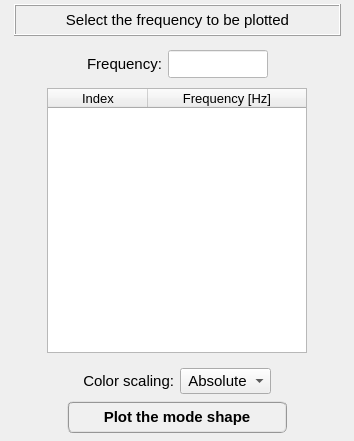
<?xml version="1.0" encoding="UTF-8"?>
<ui version="4.0">
 <class>Form</class>
 <widget class="QWidget" name="Form">
  <property name="geometry">
   <rect>
    <x>0</x>
    <y>0</y>
    <width>354</width>
    <height>441</height>
   </rect>
  </property>
  <property name="windowTitle">
   <string>Plot displacement field</string>
  </property>
  <layout class="QGridLayout" name="gridLayout_2">
   <property name="leftMargin">
    <number>4</number>
   </property>
   <property name="topMargin">
    <number>4</number>
   </property>
   <property name="rightMargin">
    <number>4</number>
   </property>
   <property name="bottomMargin">
    <number>4</number>
   </property>
   <property name="spacing">
    <number>4</number>
   </property>
   <item row="1" column="0">
    <widget class="QFrame" name="frame_2">
     <property name="sizeIncrement">
      <size>
       <width>400</width>
       <height>0</height>
      </size>
     </property>
     <property name="baseSize">
      <size>
       <width>400</width>
       <height>0</height>
      </size>
     </property>
     <property name="frameShape">
      <enum>QFrame::NoFrame</enum>
     </property>
     <property name="frameShadow">
      <enum>QFrame::Plain</enum>
     </property>
     <layout class="QGridLayout" name="gridLayout_5">
      <property name="leftMargin">
       <number>4</number>
      </property>
      <property name="topMargin">
       <number>4</number>
      </property>
      <property name="rightMargin">
       <number>4</number>
      </property>
      <property name="bottomMargin">
       <number>4</number>
      </property>
      <property name="spacing">
       <number>4</number>
      </property>
      <item row="1" column="0">
       <widget class="QFrame" name="frame_4">
        <property name="frameShape">
         <enum>QFrame::NoFrame</enum>
        </property>
        <property name="frameShadow">
         <enum>QFrame::Raised</enum>
        </property>
        <layout class="QGridLayout" name="gridLayout_3">
         <property name="leftMargin">
          <number>0</number>
         </property>
         <property name="topMargin">
          <number>0</number>
         </property>
         <property name="rightMargin">
          <number>0</number>
         </property>
         <property name="bottomMargin">
          <number>0</number>
         </property>
         <property name="spacing">
          <number>0</number>
         </property>
         <item row="0" column="0">
          <widget class="QTreeWidget" name="treeWidget_frequencies">
           <property name="minimumSize">
            <size>
             <width>260</width>
             <height>0</height>
            </size>
           </property>
           <property name="maximumSize">
            <size>
             <width>260</width>
             <height>415</height>
            </size>
           </property>
           <property name="font">
            <font>
             <family>MS Shell Dlg 2</family>
             <pointsize>10</pointsize>
             <weight>50</weight>
             <italic>false</italic>
             <bold>false</bold>
            </font>
           </property>
           <property name="alternatingRowColors">
            <bool>true</bool>
           </property>
           <property name="indentation">
            <number>0</number>
           </property>
           <column>
            <property name="text">
             <string>Index</string>
            </property>
            <property name="font">
             <font>
              <family>MS Shell Dlg 2</family>
              <pointsize>10</pointsize>
             </font>
            </property>
            <property name="textAlignment">
             <set>AlignCenter</set>
            </property>
           </column>
           <column>
            <property name="text">
             <string notr="true">Frequency [Hz]</string>
            </property>
            <property name="font">
             <font>
              <family>MS Shell Dlg 2</family>
              <pointsize>10</pointsize>
              <weight>50</weight>
              <italic>false</italic>
              <bold>false</bold>
             </font>
            </property>
            <property name="textAlignment">
             <set>AlignCenter</set>
            </property>
           </column>
          </widget>
         </item>
        </layout>
       </widget>
      </item>
      <item row="0" column="0">
       <widget class="QFrame" name="frame_5">
        <property name="minimumSize">
         <size>
          <width>0</width>
          <height>40</height>
         </size>
        </property>
        <property name="maximumSize">
         <size>
          <width>16777215</width>
          <height>40</height>
         </size>
        </property>
        <property name="frameShape">
         <enum>QFrame::NoFrame</enum>
        </property>
        <property name="frameShadow">
         <enum>QFrame::Raised</enum>
        </property>
        <layout class="QGridLayout" name="gridLayout_4">
         <property name="leftMargin">
          <number>0</number>
         </property>
         <property name="topMargin">
          <number>0</number>
         </property>
         <property name="rightMargin">
          <number>0</number>
         </property>
         <property name="bottomMargin">
          <number>0</number>
         </property>
         <property name="horizontalSpacing">
          <number>6</number>
         </property>
         <property name="verticalSpacing">
          <number>0</number>
         </property>
         <item row="0" column="1">
          <widget class="QLabel" name="label_4">
           <property name="minimumSize">
            <size>
             <width>0</width>
             <height>28</height>
            </size>
           </property>
           <property name="maximumSize">
            <size>
             <width>16777215</width>
             <height>28</height>
            </size>
           </property>
           <property name="font">
            <font>
             <family>MS Shell Dlg 2</family>
             <pointsize>11</pointsize>
             <weight>50</weight>
             <bold>false</bold>
            </font>
           </property>
           <property name="text">
            <string>Frequency:</string>
           </property>
           <property name="alignment">
            <set>Qt::AlignCenter</set>
           </property>
          </widget>
         </item>
         <item row="0" column="2">
          <widget class="QLineEdit" name="lineEdit_selected_frequency">
           <property name="enabled">
            <bool>false</bool>
           </property>
           <property name="minimumSize">
            <size>
             <width>100</width>
             <height>28</height>
            </size>
           </property>
           <property name="maximumSize">
            <size>
             <width>100</width>
             <height>28</height>
            </size>
           </property>
           <property name="font">
            <font>
             <family>MS Shell Dlg 2</family>
             <pointsize>11</pointsize>
             <weight>50</weight>
             <italic>false</italic>
             <bold>false</bold>
            </font>
           </property>
           <property name="styleSheet">
            <string notr="true">background-color: rgb(255, 255, 255);
color: rgb(0, 0, 255)
</string>
           </property>
           <property name="text">
            <string/>
           </property>
           <property name="alignment">
            <set>Qt::AlignCenter</set>
           </property>
          </widget>
         </item>
         <item row="0" column="3">
          <widget class="QFrame" name="frame_6">
           <property name="frameShape">
            <enum>QFrame::NoFrame</enum>
           </property>
           <property name="frameShadow">
            <enum>QFrame::Raised</enum>
           </property>
          </widget>
         </item>
         <item row="0" column="0">
          <widget class="QFrame" name="frame_7">
           <property name="frameShape">
            <enum>QFrame::NoFrame</enum>
           </property>
           <property name="frameShadow">
            <enum>QFrame::Raised</enum>
           </property>
          </widget>
         </item>
        </layout>
       </widget>
      </item>
     </layout>
    </widget>
   </item>
   <item row="0" column="0">
    <widget class="QFrame" name="frame">
     <property name="minimumSize">
      <size>
       <width>0</width>
       <height>32</height>
      </size>
     </property>
     <property name="maximumSize">
      <size>
       <width>16777215</width>
       <height>32</height>
      </size>
     </property>
     <property name="frameShape">
      <enum>QFrame::NoFrame</enum>
     </property>
     <property name="frameShadow">
      <enum>QFrame::Plain</enum>
     </property>
     <property name="lineWidth">
      <number>1</number>
     </property>
     <layout class="QGridLayout" name="gridLayout">
      <property name="leftMargin">
       <number>10</number>
      </property>
      <property name="topMargin">
       <number>0</number>
      </property>
      <property name="bottomMargin">
       <number>0</number>
      </property>
      <property name="spacing">
       <number>0</number>
      </property>
      <item row="0" column="0">
       <widget class="QLabel" name="label">
        <property name="minimumSize">
         <size>
          <width>0</width>
          <height>32</height>
         </size>
        </property>
        <property name="maximumSize">
         <size>
          <width>16777215</width>
          <height>32</height>
         </size>
        </property>
        <property name="font">
         <font>
          <family>MS Shell Dlg 2</family>
          <pointsize>11</pointsize>
          <weight>50</weight>
          <italic>false</italic>
          <bold>false</bold>
         </font>
        </property>
        <property name="frameShape">
         <enum>QFrame::Box</enum>
        </property>
        <property name="frameShadow">
         <enum>QFrame::Raised</enum>
        </property>
        <property name="text">
         <string>Select the frequency to be plotted</string>
        </property>
        <property name="textFormat">
         <enum>Qt::AutoText</enum>
        </property>
        <property name="alignment">
         <set>Qt::AlignCenter</set>
        </property>
       </widget>
      </item>
     </layout>
    </widget>
   </item>
   <item row="2" column="0">
    <widget class="QFrame" name="frame_scaling">
     <property name="minimumSize">
      <size>
       <width>0</width>
       <height>40</height>
      </size>
     </property>
     <property name="maximumSize">
      <size>
       <width>16777215</width>
       <height>100</height>
      </size>
     </property>
     <property name="frameShape">
      <enum>QFrame::NoFrame</enum>
     </property>
     <property name="frameShadow">
      <enum>QFrame::Plain</enum>
     </property>
     <layout class="QGridLayout" name="gridLayout_8">
      <property name="leftMargin">
       <number>4</number>
      </property>
      <property name="topMargin">
       <number>4</number>
      </property>
      <property name="rightMargin">
       <number>4</number>
      </property>
      <property name="bottomMargin">
       <number>4</number>
      </property>
      <property name="spacing">
       <number>4</number>
      </property>
      <item row="0" column="0">
       <widget class="QFrame" name="frame_scalling">
        <property name="minimumSize">
         <size>
          <width>0</width>
          <height>32</height>
         </size>
        </property>
        <property name="frameShape">
         <enum>QFrame::NoFrame</enum>
        </property>
        <property name="frameShadow">
         <enum>QFrame::Raised</enum>
        </property>
        <layout class="QGridLayout" name="gridLayout_6">
         <property name="leftMargin">
          <number>0</number>
         </property>
         <property name="topMargin">
          <number>0</number>
         </property>
         <property name="rightMargin">
          <number>0</number>
         </property>
         <property name="bottomMargin">
          <number>0</number>
         </property>
         <property name="horizontalSpacing">
          <number>6</number>
         </property>
         <property name="verticalSpacing">
          <number>0</number>
         </property>
         <item row="0" column="1">
          <widget class="QLabel" name="label_2">
           <property name="font">
            <font>
             <pointsize>11</pointsize>
            </font>
           </property>
           <property name="text">
            <string>Color scaling:</string>
           </property>
           <property name="alignment">
            <set>Qt::AlignRight|Qt::AlignTrailing|Qt::AlignVCenter</set>
           </property>
          </widget>
         </item>
         <item row="0" column="0">
          <widget class="QFrame" name="frame_9">
           <property name="frameShape">
            <enum>QFrame::NoFrame</enum>
           </property>
           <property name="frameShadow">
            <enum>QFrame::Raised</enum>
           </property>
          </widget>
         </item>
         <item row="0" column="3">
          <widget class="QFrame" name="frame_10">
           <property name="frameShape">
            <enum>QFrame::NoFrame</enum>
           </property>
           <property name="frameShadow">
            <enum>QFrame::Raised</enum>
           </property>
          </widget>
         </item>
         <item row="0" column="2">
          <widget class="QComboBox" name="comboBox_color_scaling">
           <property name="font">
            <font>
             <pointsize>11</pointsize>
            </font>
           </property>
           <item>
            <property name="text">
             <string> Absolute</string>
            </property>
           </item>
           <item>
            <property name="text">
             <string> Ux</string>
            </property>
           </item>
           <item>
            <property name="text">
             <string> Uy</string>
            </property>
           </item>
           <item>
            <property name="text">
             <string> Uz</string>
            </property>
           </item>
          </widget>
         </item>
        </layout>
       </widget>
      </item>
      <item row="1" column="0">
       <widget class="QFrame" name="frame_plot_button">
        <property name="minimumSize">
         <size>
          <width>0</width>
          <height>32</height>
         </size>
        </property>
        <property name="frameShape">
         <enum>QFrame::NoFrame</enum>
        </property>
        <property name="frameShadow">
         <enum>QFrame::Raised</enum>
        </property>
        <layout class="QGridLayout" name="gridLayout_7">
         <property name="leftMargin">
          <number>0</number>
         </property>
         <property name="topMargin">
          <number>0</number>
         </property>
         <property name="rightMargin">
          <number>0</number>
         </property>
         <property name="bottomMargin">
          <number>0</number>
         </property>
         <property name="spacing">
          <number>0</number>
         </property>
         <item row="0" column="0">
          <widget class="QPushButton" name="pushButton_plot">
           <property name="minimumSize">
            <size>
             <width>220</width>
             <height>32</height>
            </size>
           </property>
           <property name="maximumSize">
            <size>
             <width>220</width>
             <height>32</height>
            </size>
           </property>
           <property name="font">
            <font>
             <family>MS Shell Dlg 2</family>
             <pointsize>11</pointsize>
             <weight>75</weight>
             <italic>false</italic>
             <bold>true</bold>
            </font>
           </property>
           <property name="styleSheet">
            <string notr="true">QPushButton{border-radius: 6px; border-color: rgb(150, 150, 150); border-style: ridge; border-width: 2px; color: rgb(0, 0, 0); background-color: rgb(240, 240, 240); font: 75 bold 11pt &quot;MS Shell Dlg 2&quot;}
QPushButton:hover{border-radius: 6px; border-color: rgb(0, 170, 255); border-style: ridge; border-width: 2px; color: rgb(0, 0, 0); background-color: rgba(174, 213, 255, 100); font: 75 bold 11pt &quot;MS Shell Dlg 2&quot;}
QPushButton:pressed{border-radius: 6px; border-color: rgb(0, 170, 255); border-style: ridge; border-width: 3px; color: rgb(0, 0, 0); background-color: rgb(174, 213, 255); font: 75 bold 11pt &quot;MS Shell Dlg 2&quot;}</string>
           </property>
           <property name="text">
            <string>Plot the mode shape</string>
           </property>
          </widget>
         </item>
        </layout>
       </widget>
      </item>
     </layout>
    </widget>
   </item>
  </layout>
 </widget>
 <resources/>
 <connections/>
</ui>
